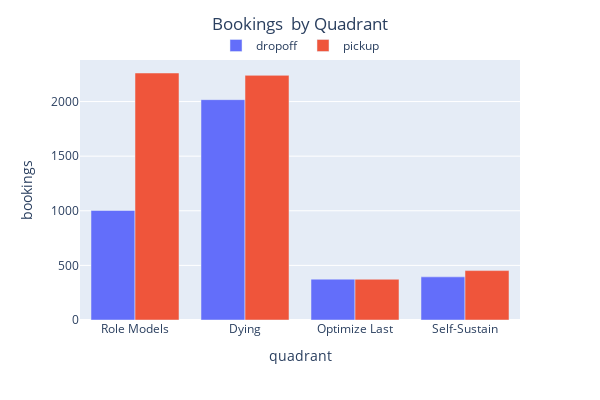

The notebook cell this image was saved under:
### Code cell
import plotly.express

fig = px.bar(area_summary, x ='quadrant', y='bookings', color = 'area_type',  barmode='group',)
fig.update_layout(title='Bookings  by Quadrant', title_x = 0.5, width = 600, height =400
                    , legend = dict(orientation = "h", yanchor = 'bottom', xanchor = 'center' , x = 0.5 , y =1, title='')
)

fig.update_xaxes(categoryorder='array'
                 , categoryarray= ['Role Models', 'Dying', 'Optimize Last', 'Self-Sustain'])


fig.show()

### Figure 1 — Plotly figure (JSON) as saved in the notebook; plotly's stock layout.template omitted (floating-point values rounded to 4 significant figures)
{"data": [{"alignmentgroup": "True", "hovertemplate": "area_type=dropoff<br>quadrant=%{x}<br>bookings=%{y}<extra></extra>", "legendgroup": "dropoff", "marker": {"color": "#636efa", "pattern": {"shape": ""}}, "name": "dropoff", "offsetgroup": "dropoff", "orientation": "v", "showlegend": true, "textposition": "auto", "type": "bar", "x": ["Dying", "Optimize Last", "Role Models", "Self-Sustain"], "xaxis": "x", "y": [2018.0, 374, 1003, 395], "yaxis": "y"}, {"alignmentgroup": "True", "hovertemplate": "area_type=pickup<br>quadrant=%{x}<br>bookings=%{y}<extra></extra>", "legendgroup": "pickup", "marker": {"color": "#EF553B", "pattern": {"shape": ""}}, "name": "pickup", "offsetgroup": "pickup", "orientation": "v", "showlegend": true, "textposition": "auto", "type": "bar", "x": ["Dying", "Optimize Last", "Role Models", "Self-Sustain"], "xaxis": "x", "y": [2240, 373, 2262.0, 452.5], "yaxis": "y"}], "layout": {"barmode": "group", "height": 400, "legend": {"orientation": "h", "title": {"text": ""}, "tracegroupgap": 0, "x": 0.5, "xanchor": "center", "y": 1, "yanchor": "bottom"}, "margin": {"t": 60}, "title": {"text": "Bookings  by Quadrant", "x": 0.5}, "width": 600, "xaxis": {"anchor": "y", "categoryarray": ["Role Models", "Dying", "Optimize Last", "Self-Sustain"], "categoryorder": "array", "domain": [0, 1], "title": {"text": "quadrant"}}, "yaxis": {"anchor": "x", "domain": [0, 1], "title": {"text": "bookings"}}}}
